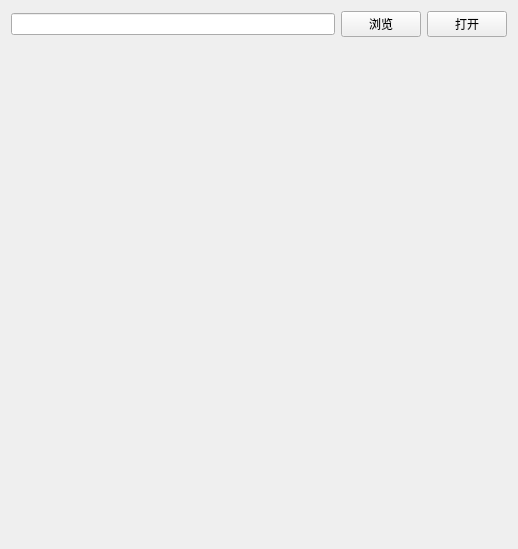
<?xml version="1.0" encoding="UTF-8"?>
<ui version="4.0">
 <class>Form</class>
 <widget class="QWidget" name="Form">
  <property name="geometry">
   <rect>
    <x>0</x>
    <y>0</y>
    <width>518</width>
    <height>549</height>
   </rect>
  </property>
  <property name="windowTitle">
   <string>File browser</string>
  </property>
  <layout class="QVBoxLayout" name="verticalLayout">
   <item>
    <layout class="QHBoxLayout" name="horizontalLayout">
     <item>
      <widget class="QLineEdit" name="lineEdit"/>
     </item>
     <item>
      <widget class="QPushButton" name="pb_browser">
       <property name="whatsThis">
        <string>&lt;html&gt;&lt;head/&gt;&lt;body&gt;&lt;p&gt;浏览文件&lt;/p&gt;&lt;/body&gt;&lt;/html&gt;</string>
       </property>
       <property name="text">
        <string>浏览</string>
       </property>
      </widget>
     </item>
     <item>
      <widget class="QPushButton" name="pb_open">
       <property name="text">
        <string>打开</string>
       </property>
      </widget>
     </item>
    </layout>
   </item>
   <item>
    <widget class="QLabel" name="lb_show">
     <property name="text">
      <string/>
     </property>
     <property name="pixmap">
      <pixmap>1.jpg</pixmap>
     </property>
     <property name="scaledContents">
      <bool>true</bool>
     </property>
     <property name="wordWrap">
      <bool>false</bool>
     </property>
    </widget>
   </item>
  </layout>
 </widget>
 <resources/>
 <connections/>
</ui>
